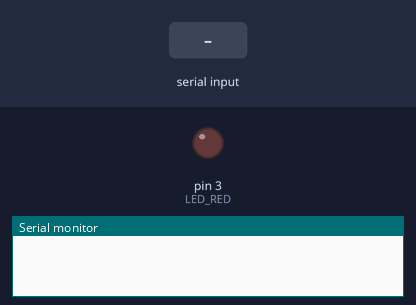
This sketch was run on a simulated Arduino Uno, built with avr-gcc and run on an emulated ATmega328P. Shown: output pins drawn as LEDs (lit = HIGH), the last lines printed to the serial monitor. Inputs (shaded band) come from the test bench.

Above: at 1.2 s.
1.3 s: "90,45\n" received over Serial
At 2.1 s:
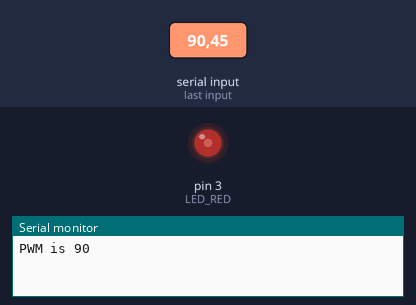
2.8 s: "30,150\n" received over Serial
At 3.2 s:
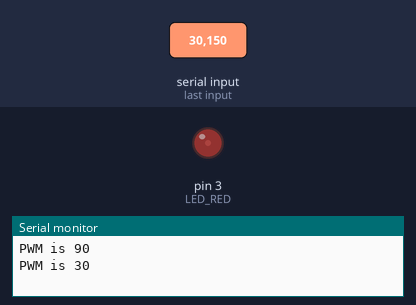
4.3 s: "200\n" received over Serial
At 5.5 s:
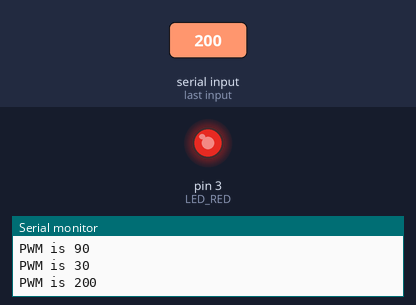
5.8 s: "90\n" received over Serial
At 6.6 s:
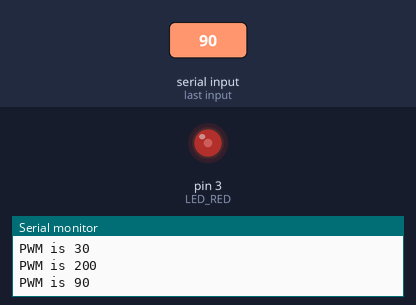
Timing chart, 0 to 8.3 s (numbered marks = the images above; inputs shaded):
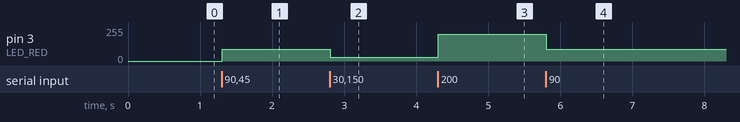

Measured:
- after the input at 1.3 s, pin 3 (LED_RED): 0/255 → 90/255 at once
- after the input at 2.8 s, pin 3 (LED_RED): 90/255 → 30/255 at once
- after the input at 4.3 s, pin 3 (LED_RED): 30/255 → 200/255 at once
- after the input at 5.8 s, pin 3 (LED_RED): 200/255 → 90/255 at once

The sketch:

led_pwm01.ino
```cpp
constexpr int LED_RED = 3;
constexpr int BAUD_RATE = 9600;

void setup() {
  Serial.begin(BAUD_RATE);
  pinMode(LED_RED, OUTPUT);
}

String input = "";

void loop() {
  while (Serial.available()) {
    char c = Serial.read();

    if (c == '\n') {              // fin de mensaje
      int val = input.toInt();  // convertir a num
      val = constrain(val, 0, 255);

      analogWrite(LED_RED, val);

      Serial.print("PWM is ");
      Serial.println(val);

      input = "";                 // limpiar buffer
    }
    else {
      input += c;                 // acumular caracteres
    }
  }
}
```
